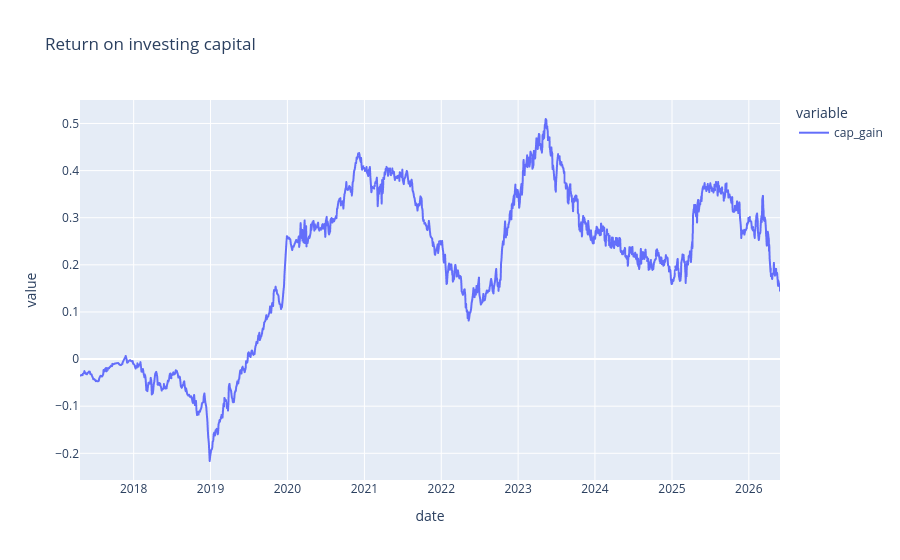

The cell this chart's notebook holds for it:
### Code cell
px.line(df_roll[['cap_gain']].iloc[30:], title='Return on investing capital')

### Figure 1 — Plotly figure (JSON) as saved in the notebook; plotly's stock layout.template omitted (floating-point values rounded to 4 significant figures; data arrays with more than 128 entries replaced by an {"elided": "..."} marker saying what was removed)
{"data": [{"hovertemplate": "variable=cap_gain<br>date=%{x}<br>value=%{y}<extra></extra>", "legendgroup": "cap_gain", "line": {"color": "#636efa", "dash": "solid"}, "marker": {"symbol": "circle"}, "mode": "lines", "name": "cap_gain", "showlegend": true, "type": "scattergl", "x": {"elided": "1714 str values"}, "xaxis": "x", "y": {"elided": "1714 float values"}, "yaxis": "y"}], "layout": {"autosize": true, "legend": {"title": {"text": "variable"}, "tracegroupgap": 0}, "title": {"text": "Return on investing capital"}, "xaxis": {"anchor": "y", "autorange": true, "domain": [0, 1], "range": ["2017-04-21", "2026-05-29"], "title": {"text": "date"}, "type": "date"}, "yaxis": {"anchor": "x", "autorange": true, "domain": [0, 1], "range": [-0.2567, 0.5498], "title": {"text": "value"}, "type": "linear"}}}
